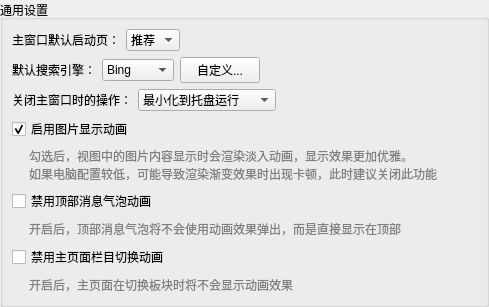
            <widget class="QGroupBox" name="groupBox_8">
             <property name="title">
              <string>通用设置</string>
             </property>
             <property name="flat">
              <bool>true</bool>
             </property>
             <layout class="QGridLayout" name="gridLayout_19">
              <property name="leftMargin">
               <number>9</number>
              </property>
              <property name="topMargin">
               <number>9</number>
              </property>
              <property name="rightMargin">
               <number>9</number>
              </property>
              <property name="bottomMargin">
               <number>9</number>
              </property>
              <item row="6" column="0">
               <layout class="QHBoxLayout" name="horizontalLayout_42" stretch="0,0">
                <property name="topMargin">
                 <number>0</number>
                </property>
                <item>
                 <widget class="QCheckBox" name="checkBox_29">
                  <property name="toolTip">
                   <string/>
                  </property>
                  <property name="text">
                   <string>禁用顶部消息气泡动画</string>
                  </property>
                 </widget>
                </item>
                <item>
                 <spacer name="horizontalSpacer_58">
                  <property name="orientation">
                   <enum>Qt::Horizontal</enum>
                  </property>
                  <property name="sizeHint" stdset="0">
                   <size>
                    <width>40</width>
                    <height>20</height>
                   </size>
                  </property>
                 </spacer>
                </item>
               </layout>
              </item>
              <item row="7" column="0">
               <layout class="QHBoxLayout" name="horizontalLayout_41" stretch="0,0,0">
                <property name="topMargin">
                 <number>0</number>
                </property>
                <item>
                 <spacer name="horizontalSpacer_56">
                  <property name="orientation">
                   <enum>Qt::Horizontal</enum>
                  </property>
                  <property name="sizeType">
                   <enum>QSizePolicy::Fixed</enum>
                  </property>
                  <property name="sizeHint" stdset="0">
                   <size>
                    <width>17</width>
                    <height>20</height>
                   </size>
                  </property>
                 </spacer>
                </item>
                <item>
                 <widget class="QLabel" name="label_54">
                  <property name="font">
                   <font>
                    <pointsize>9</pointsize>
                   </font>
                  </property>
                  <property name="styleSheet">
                   <string notr="true">QLabel{color: grey;}
</string>
                  </property>
                  <property name="text">
                   <string>开启后，顶部消息气泡将不会使用动画效果弹出，而是直接显示在顶部</string>
                  </property>
                 </widget>
                </item>
                <item>
                 <spacer name="horizontalSpacer_57">
                  <property name="orientation">
                   <enum>Qt::Horizontal</enum>
                  </property>
                  <property name="sizeHint" stdset="0">
                   <size>
                    <width>40</width>
                    <height>20</height>
                   </size>
                  </property>
                 </spacer>
                </item>
               </layout>
              </item>
              <item row="0" column="0">
               <layout class="QHBoxLayout" name="horizontalLayout_14" stretch="0,0,0">
                <item>
                 <widget class="QLabel" name="label_17">
                  <property name="toolTip">
                   <string/>
                  </property>
                  <property name="text">
                   <string>主窗口默认启动页：</string>
                  </property>
                 </widget>
                </item>
                <item>
                 <widget class="QComboBox" name="comboBox_4">
                  <item>
                   <property name="text">
                    <string>推荐</string>
                   </property>
                  </item>
                  <item>
                   <property name="text">
                    <string>进吧</string>
                   </property>
                  </item>
                  <item>
                   <property name="text">
                    <string>消息</string>
                   </property>
                  </item>
                 </widget>
                </item>
                <item>
                 <spacer name="horizontalSpacer_12">
                  <property name="orientation">
                   <enum>Qt::Horizontal</enum>
                  </property>
                  <property name="sizeHint" stdset="0">
                   <size>
                    <width>40</width>
                    <height>20</height>
                   </size>
                  </property>
                 </spacer>
                </item>
               </layout>
              </item>
              <item row="3" column="0">
               <layout class="QHBoxLayout" name="horizontalLayout_45" stretch="0,0,0">
                <item>
                 <widget class="QLabel" name="label_56">
                  <property name="toolTip">
                   <string/>
                  </property>
                  <property name="text">
                   <string>关闭主窗口时的操作：</string>
                  </property>
                 </widget>
                </item>
                <item>
                 <widget class="QComboBox" name="comboBox_7">
                  <item>
                   <property name="text">
                    <string>最小化到托盘运行</string>
                   </property>
                  </item>
                  <item>
                   <property name="text">
                    <string>弹窗询问后退出软件</string>
                   </property>
                  </item>
                  <item>
                   <property name="text">
                    <string>直接退出软件</string>
                   </property>
                  </item>
                 </widget>
                </item>
                <item>
                 <spacer name="horizontalSpacer_64">
                  <property name="orientation">
                   <enum>Qt::Horizontal</enum>
                  </property>
                  <property name="sizeHint" stdset="0">
                   <size>
                    <width>40</width>
                    <height>20</height>
                   </size>
                  </property>
                 </spacer>
                </item>
               </layout>
              </item>
              <item row="4" column="0">
               <widget class="QCheckBox" name="checkBox_28">
                <property name="toolTip">
                 <string/>
                </property>
                <property name="text">
                 <string>启用图片显示动画</string>
                </property>
                <property name="checked">
                 <bool>true</bool>
                </property>
               </widget>
              </item>
              <item row="2" column="0">
               <layout class="QHBoxLayout" name="horizontalLayout_18" stretch="0,0,0,0">
                <item>
                 <widget class="QLabel" name="label_19">
                  <property name="toolTip">
                   <string/>
                  </property>
                  <property name="text">
                   <string>默认搜索引擎：</string>
                  </property>
                 </widget>
                </item>
                <item>
                 <widget class="QComboBox" name="comboBox_5">
                  <item>
                   <property name="text">
                    <string>Bing</string>
                   </property>
                  </item>
                  <item>
                   <property name="text">
                    <string>百度</string>
                   </property>
                  </item>
                  <item>
                   <property name="text">
                    <string>Google</string>
                   </property>
                  </item>
                  <item>
                   <property name="text">
                    <string>Yandex</string>
                   </property>
                  </item>
                 </widget>
                </item>
                <item>
                 <widget class="QPushButton" name="pushButton_5">
                  <property name="text">
                   <string>自定义...</string>
                  </property>
                 </widget>
                </item>
                <item>
                 <spacer name="horizontalSpacer_18">
                  <property name="orientation">
                   <enum>Qt::Horizontal</enum>
                  </property>
                  <property name="sizeHint" stdset="0">
                   <size>
                    <width>40</width>
                    <height>20</height>
                   </size>
                  </property>
                 </spacer>
                </item>
               </layout>
              </item>
              <item row="9" column="0">
               <layout class="QHBoxLayout" name="horizontalLayout_43" stretch="0,0,0">
                <property name="topMargin">
                 <number>0</number>
                </property>
                <item>
                 <spacer name="horizontalSpacer_59">
                  <property name="orientation">
                   <enum>Qt::Horizontal</enum>
                  </property>
                  <property name="sizeType">
                   <enum>QSizePolicy::Fixed</enum>
                  </property>
                  <property name="sizeHint" stdset="0">
                   <size>
                    <width>17</width>
                    <height>20</height>
                   </size>
                  </property>
                 </spacer>
                </item>
                <item>
                 <widget class="QLabel" name="label_55">
                  <property name="font">
                   <font>
                    <pointsize>9</pointsize>
                   </font>
                  </property>
                  <property name="styleSheet">
                   <string notr="true">QLabel{
	color: grey;
	font-size: 9pt;
}</string>
                  </property>
                  <property name="text">
                   <string>开启后，主页面在切换板块时将不会显示动画效果</string>
                  </property>
                 </widget>
                </item>
                <item>
                 <spacer name="horizontalSpacer_60">
                  <property name="orientation">
                   <enum>Qt::Horizontal</enum>
                  </property>
                  <property name="sizeHint" stdset="0">
                   <size>
                    <width>40</width>
                    <height>20</height>
                   </size>
                  </property>
                 </spacer>
                </item>
               </layout>
              </item>
              <item row="5" column="0">
               <layout class="QHBoxLayout" name="horizontalLayout_40" stretch="0,0,0">
                <property name="topMargin">
                 <number>0</number>
                </property>
                <item>
                 <spacer name="horizontalSpacer_54">
                  <property name="orientation">
                   <enum>Qt::Horizontal</enum>
                  </property>
                  <property name="sizeType">
                   <enum>QSizePolicy::Fixed</enum>
                  </property>
                  <property name="sizeHint" stdset="0">
                   <size>
                    <width>17</width>
                    <height>20</height>
                   </size>
                  </property>
                 </spacer>
                </item>
                <item>
                 <widget class="QLabel" name="label_53">
                  <property name="styleSheet">
                   <string notr="true">QLabel{
	color: grey;
	font-size: 9pt;
}
</string>
                  </property>
                  <property name="text">
                   <string>勾选后，视图中的图片内容显示时会渲染淡入动画，显示效果更加优雅。
如果电脑配置较低，可能导致渲染渐变效果时出现卡顿，此时建议关闭此功能</string>
                  </property>
                 </widget>
                </item>
                <item>
                 <spacer name="horizontalSpacer_55">
                  <property name="orientation">
                   <enum>Qt::Horizontal</enum>
                  </property>
                  <property name="sizeHint" stdset="0">
                   <size>
                    <width>40</width>
                    <height>20</height>
                   </size>
                  </property>
                 </spacer>
                </item>
               </layout>
              </item>
              <item row="8" column="0">
               <layout class="QHBoxLayout" name="horizontalLayout_44" stretch="0,0">
                <property name="topMargin">
                 <number>0</number>
                </property>
                <item>
                 <widget class="QCheckBox" name="checkBox_30">
                  <property name="toolTip">
                   <string/>
                  </property>
                  <property name="text">
                   <string>禁用主页面栏目切换动画</string>
                  </property>
                 </widget>
                </item>
                <item>
                 <spacer name="horizontalSpacer_61">
                  <property name="orientation">
                   <enum>Qt::Horizontal</enum>
                  </property>
                  <property name="sizeHint" stdset="0">
                   <size>
                    <width>40</width>
                    <height>20</height>
                   </size>
                  </property>
                 </spacer>
                </item>
               </layout>
              </item>
             </layout>
            </widget>
